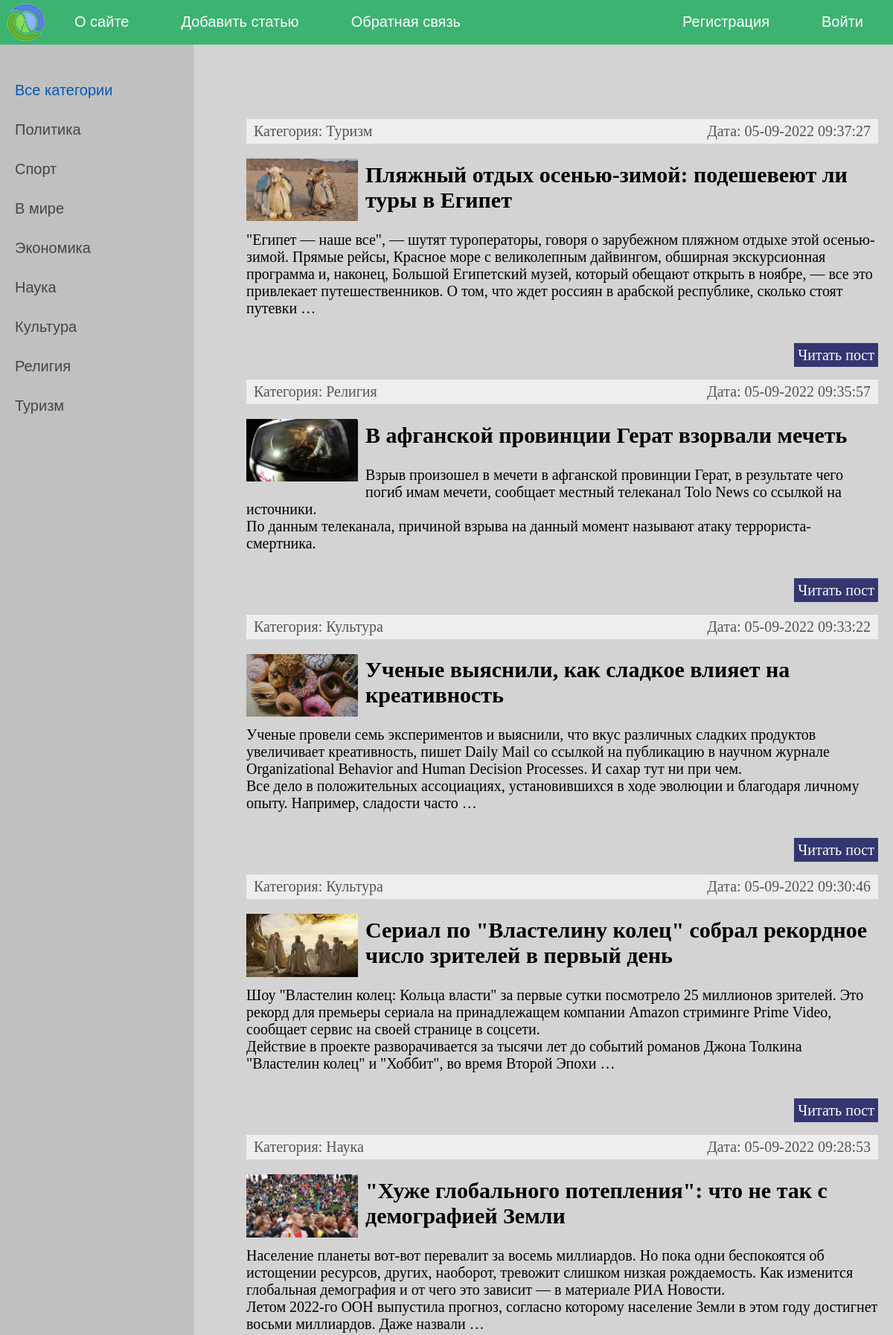
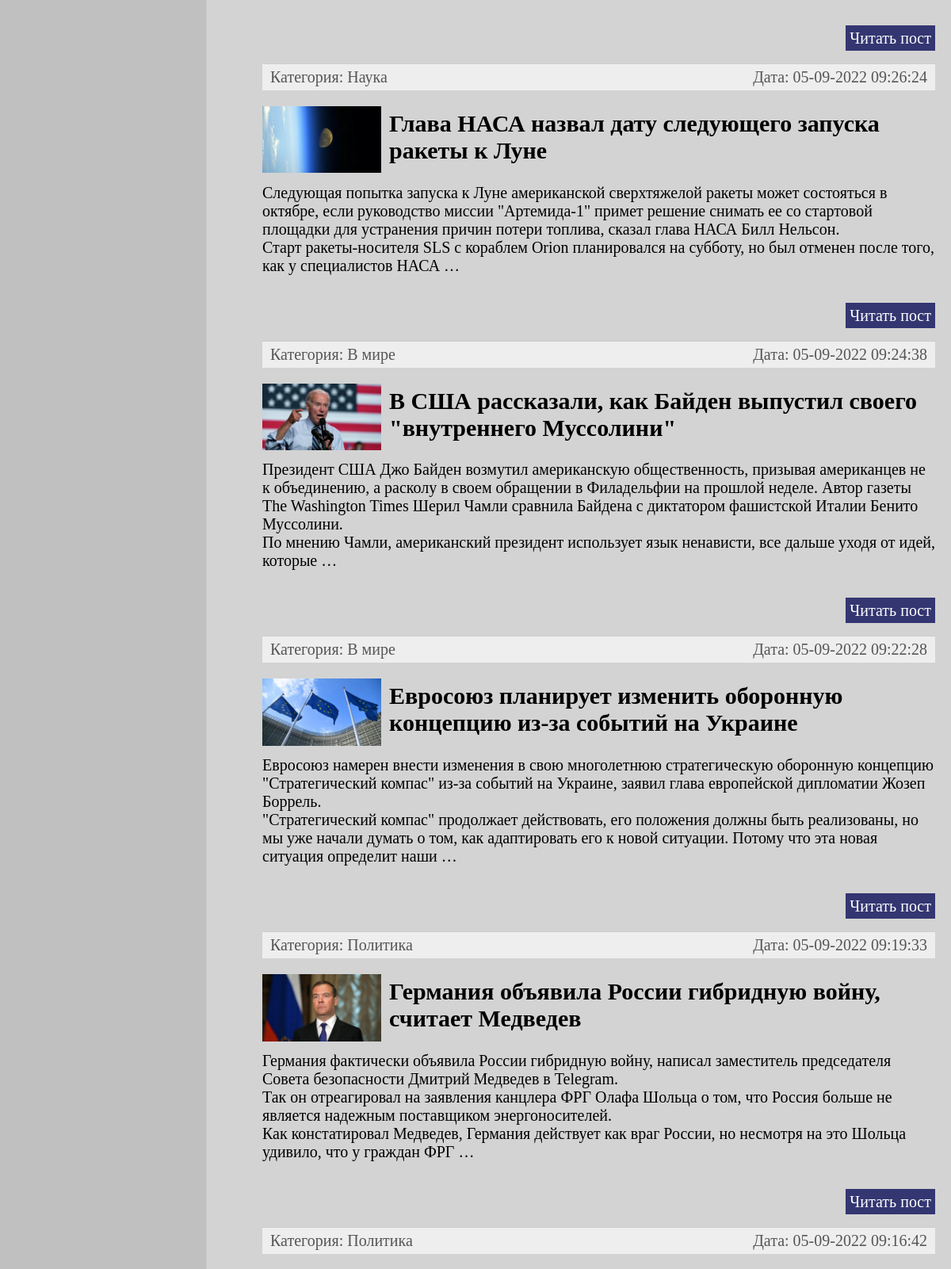
The page / (upper part) on the database its author committed (2 pictures, top to bottom).
### base/models.py (models this page shows, shortened)
class Category(models.Model):
    name = models.CharField(max_length=100,db_index=True,verbose_name='Категория')
    def __str__(self):
        return self.name
    def get_absolute_url(self):
        return reverse('category', kwargs={'cat_id': self.pk})
    class Meta:
        verbose_name = 'category'
        verbose_name_plural = 'categories'

class News(models.Model):
    title = models.CharField(max_length=255,verbose_name='Заголовок')
    content = models.TextField(blank=True,verbose_name='Текст статьи')
    photo = models.ImageField(upload_to='photos/%Y/%m/%d/',verbose_name='Фото',blank=True)
    time_create = models.DateTimeField(auto_now_add=True,verbose_name='Время создания')
    time_update = models.DateTimeField(auto_now=True,verbose_name='Время изменения')
    is_published = models.BooleanField(default=True,verbose_name='Публикация')
    cat = models.ForeignKey('Category',on_delete=models.CASCADE,null=True,verbose_name='Категория')
    def get_absolute_url(self):
        return reverse('post',kwargs ={'post_id':self.pk})
    class Meta:
        verbose_name = 'News'
        verbose_name_plural= 'News'
        ordering = ['-time_create','title']

### base/views.py (the view)
# urls.py: path('',views.index,name='main'),
def index(request):
    posts = News.objects.all()
    cats = Category.objects.all()
    context = {
        'title':'Главная страница',
        'cats':cats,
        'menu': menu,
        'posts': posts,
        'cat_selected':0
    }
    return render(request,'base/index.html',context)

### base/templates/base/index.html (shortened to what this page needs)
{% extends 'base/base.html'%}
{%block content%}
<ul class=" list-articles">
    {%for p in posts%}
    <li><div class="article-panel">
        <p class="first">Категория: {{p.cat}}</p>
        <p class="last">Дата: {{p.time_update|date:"d-m-Y H:i:s"}}</p>
    </div>
        {% if p.photo %}
        <p><img class="img-article-left thumb" src="{{p.photo.url}}" ></p>
        {% endif %}
        <h2>{{p.title}}</h2>
        <p>{{p.content|linebreaks|truncatewords:50}}</p>
        <p class="link-read-post"><a href="{{ p.get_absolute_url }}">Читать пост</a></p>
    </li>
    {%endfor%}
</ul>
{%endblock%}

### base/templates/base/base.html (shortened to what this page needs)
{% load static %}
<!DOCTYPE html>
<html>
<head>
	<link type="text/css" href="{% static 'base/css/styles.css' %}" rel="stylesheet" />
</head>
<body>
<table class="table-page" border=0 cellpadding="0" cellspacing="0">
<tr><td valign=top>
{% block mainmenu %}
		<div class="header">
			<ul id="mainmenu" class="mainmenu">
			<li class="logo"><a href="{%url 'main' %}"><div class="logo"></div></a></li>
{% for m in menu %}
			<li><a href="{%url m.url_name %}">{{m.title}}</a></li>
{% endfor %}
				{% if request.user.is_authenticated%}
					<li class="last"><a href="{% url 'logout' %}">Выйти</a></li>
				{% else %}
				<li class="last"><a href="{% url 'login' %}">Войти</a></li>
				{%endif%}
				<li class="last"><a href="{% url 'register' %}">Регистрация</a></li>
			</ul>
		</div>
{% endblock mainmenu %}
<table class="table-content" border=0 cellpadding="0" cellspacing="0">
<tr>
	<td valign="top" class="left-chapters">
	<ul id="leftchapters">
	{% if cat_selected == 0 %}
		<li class="selected"> Все категории </li>
	{%else%}
		<li><a href="{%url 'main' %}">Все категории </a></li>
	{% endif %}
	{% for i in cats %}
		{% if i.pk == cat_selected %}
			<li class="selected">{{i.name}}</li>
		{% else	%}
			<li><a href="{{i.get_absolute_url}}">{{i.name}}</a></li>
		{% endif %}
	{% endfor %}
	</ul>
</td>
<td valign="top" class="content">
	<div class="content-text">
{% block content %}
{% endblock %}
	</div>
</td></tr></table>
</td></tr>
</table>
</body>
</html>

### base/static/base/css/styles.css (style rules this page uses)
html, body { font-family: 'Arial'; margin: 0; padding: 0; height: 100%; width: 100%; color: #444; }
a { color: #0059b2; text-decoration: none; }
img { max-width: 600px; height: auto; }
img.img-article-left { max-width: 300px; height: auto; float: left; padding: 0 10px 10px 0; }
img.img-article-left.thumb { max-width: 150px; height: auto; }
p.link-read-post { text-align: right; }
p.link-read-post a { padding: 5px; min-width: 50px; background: #333671; color: #fff; text-decoration: none; }
div.article-panel { background: #eee; padding: 5px 10px 5px 10px; box-sizing: border-box; overflow: hidden; color: #555; }
div.article-panel p.first { margin: 0; float: left; }
div.article-panel p.last { margin: 0; float: right; }
ul.list-articles { list-style: none; margin: 0; padding: 0; }
ul.list-articles li { border-bottom: 1px solid #ccc; }
.table-page { width: 100%; height: 100%; vertical-align: top; }
.table-page tr { height: 100%; }
.header { background: #3F4137; height: 60px; }
.logo { background: url('../images/logo.png') no-repeat 10px 5px; width: 70px; height: 60px; }
ul.mainmenu { list-style: none; margin: 0; padding: 0; height: 60px; background-color: #3CB371; font-size: 20px; overflow: hidden; }
ul.mainmenu li { float: left; margin: 18px 40px 0 30px; }
ul.mainmenu li.logo { margin: 0; }
ul.mainmenu li.last { float: right; }
ul.mainmenu li a { color: #fff; text-decoration: none; }
.table-content { width: 100%; min-height: 100%; height: 100%; }
.left-chapters { margin: 0; background: #eee; border-right: 1px solid #ccc; min-height: 100%; }
.left-chapters ul { width: 230px; min-height: 100%; margin: 0; padding: 20px 10px 10px 20px; list-style: none; font-size: 20px; background-color:#C0C0C0; }
.left-chapters ul li { margin: 30px 0 0 0; color: #999; }
.left-chapters ul li.selected { color: #0059b2; }
.left-chapters ul li a { color: #444; text-decoration: none; }
.content { padding: 40px 20px 20px 40px; width: 100%; box-sizing: border-box; background-color:#D3D3D3; }
.content-text { margin: 60px 0 0 30px; color: #000; font-size: 20px; font-family: Yandex Sans Display Light; }

### rows shown on the page
Category: name "Политика"
Category: name "Cпорт"
Category: name "В мире"
Category: name "Экономика"
Category: name "Наука"
Category: name "Культура"
Category: name "Религия"
Category: name "Туризм"
News: cat "Туризм", time_update "05-09-2022 09:37:27", photo (picture), title "Пляжный отдых осенью-зимой: подешевеют ли туры в Египет", content "\"Египет — наше все\", — шутят туроператоры, говоря о зарубежном пляжном отдыхе этой осенью-зимой. Прямые рейсы, Красное море с великолепным дайвингом, обширная экскурсионная программа и, наконец, Большой Египетский музей, который обещают открыть в ноябре, — все это привлекает путешественников. О том, что ждет россиян в арабской республике, сколько стоят путевки …"
News: cat "Религия", time_update "05-09-2022 09:35:57", photo (picture), title "В афганской провинции Герат взорвали мечеть", content "Взрыв произошел в мечети в афганской провинции Герат, в результате чего погиб имам мечети, сообщает местный телеканал Tolo News со ссылкой на источники. По данным телеканала, причиной взрыва на данный момент называют атаку террориста-смертника."
News: cat "Культура", time_update "05-09-2022 09:33:22", photo (picture), title "Ученые выяснили, как сладкое влияет на креативность", content "Ученые провели семь экспериментов и выяснили, что вкус различных сладких продуктов увеличивает креативность, пишет Daily Mail со ссылкой на публикацию в научном журнале Organizational Behavior and Human Decision Processes. И сахар тут ни при чем. Все дело в положительных ассоциациях, установившихся в ходе эволюции и благодаря личному опыту. Например, сладости часто …"
News: cat "Культура", time_update "05-09-2022 09:30:46", photo (picture), title "Сериал по \"Властелину колец\" собрал рекордное число зрителей в первый день", content "Шоу \"Властелин колец: Кольца власти\" за первые сутки посмотрело 25 миллионов зрителей. Это рекорд для премьеры сериала на принадлежащем компании Amazon стриминге Prime Video, сообщает сервис на своей странице в соцсети. Действие в проекте разворачивается за тысячи лет до событий романов Джона Толкина \"Властелин колец\" и \"Хоббит\", во время Второй Эпохи …"
News: cat "Наука", time_update "05-09-2022 09:28:53", photo (picture), title "\"Хуже глобального потепления\": что не так с демографией Земли", content "Население планеты вот-вот перевалит за восемь миллиардов. Но пока одни беспокоятся об истощении ресурсов, других, наоборот, тревожит слишком низкая рождаемость. Как изменится глобальная демография и от чего это зависит — в материале РИА Новости. Летом 2022-го ООН выпустила прогноз, согласно которому население Земли в этом году достигнет восьми миллиардов. Даже назвали …"
News: cat "Наука", time_update "05-09-2022 09:26:24", photo (picture), title "Глава НАСА назвал дату следующего запуска ракеты к Луне", content "Следующая попытка запуска к Луне американской сверхтяжелой ракеты может состояться в октябре, если руководство миссии \"Артемида-1\" примет решение снимать ее со стартовой площадки для устранения причин потери топлива, сказал глава НАСА Билл Нельсон. Старт ракеты-носителя SLS с кораблем Orion планировался на субботу, но был отменен после того, как у специалистов НАСА …"
News: cat "В мире", time_update "05-09-2022 09:24:38", photo (picture), title "В США рассказали, как Байден выпустил своего \"внутреннего Муссолини\"", content "Президент США Джо Байден возмутил американскую общественность, призывая американцев не к объединению, а расколу в своем обращении в Филадельфии на прошлой неделе. Автор газеты The Washington Times Шерил Чамли сравнила Байдена с диктатором фашистской Италии Бенито Муссолини. По мнению Чамли, американский президент использует язык ненависти, все дальше уходя от идей, которые …"
News: cat "В мире", time_update "05-09-2022 09:22:28", photo (picture), title "Евросоюз планирует изменить оборонную концепцию из-за событий на Украине", content "Евросоюз намерен внести изменения в свою многолетнюю стратегическую оборонную концепцию \"Стратегический компас\" из-за событий на Украине, заявил глава европейской дипломатии Жозеп Боррель. \"Стратегический компас\" продолжает действовать, его положения должны быть реализованы, но мы уже начали думать о том, как адаптировать его к новой ситуации. Потому что эта новая ситуация определит наши …"
News: cat "Политика", time_update "05-09-2022 09:19:33", photo (picture), title "Германия объявила России гибридную войну, считает Медведев", content "Германия фактически объявила России гибридную войну, написал заместитель председателя Совета безопасности Дмитрий Медведев в Telegram. Так он отреагировал на заявления канцлера ФРГ Олафа Шольца о том, что Россия больше не является надежным поставщиком энергоносителей. Как констатировал Медведев, Германия действует как враг России, но несмотря на это Шольца удивило, что у граждан ФРГ …"
News: cat "Политика", time_update "05-09-2022 09:16:42"

### other values the page prints
{{ m.title }} "О сайте" "Добавить статью" "Обратная связь"
